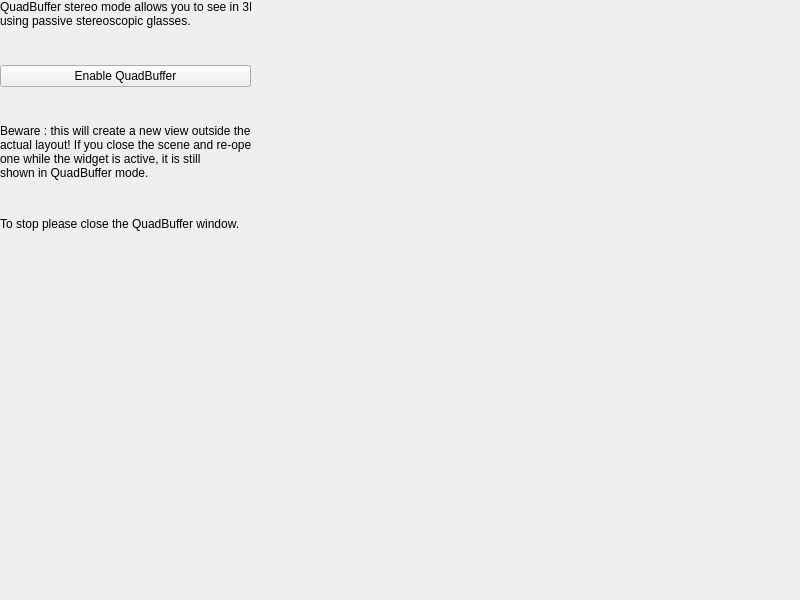
<?xml version="1.0" encoding="UTF-8"?>
<ui version="4.0">
 <class>QuadBufferDisplay</class>
 <widget class="QWidget" name="QuadBufferDisplay">
  <property name="geometry">
   <rect>
    <x>0</x>
    <y>0</y>
    <width>800</width>
    <height>600</height>
   </rect>
  </property>
  <property name="windowTitle">
   <string>QuadBufferDisplay</string>
  </property>
  <widget class="QWidget" name="verticalLayoutWidget">
   <property name="geometry">
    <rect>
     <x>0</x>
     <y>0</y>
     <width>251</width>
     <height>231</height>
    </rect>
   </property>
   <layout class="QVBoxLayout" name="verticalLayout">
    <item>
     <widget class="QLabel" name="label">
      <property name="autoFillBackground">
       <bool>false</bool>
      </property>
      <property name="text">
       <string>QuadBuffer stereo mode allows you to see in 3D
using passive stereoscopic glasses.</string>
      </property>
     </widget>
    </item>
    <item>
     <spacer name="verticalSpacer">
      <property name="orientation">
       <enum>Qt::Vertical</enum>
      </property>
      <property name="sizeHint" stdset="0">
       <size>
        <width>20</width>
        <height>40</height>
       </size>
      </property>
     </spacer>
    </item>
    <item>
     <widget class="QPushButton" name="pushButton">
      <property name="text">
       <string>Enable QuadBuffer</string>
      </property>
     </widget>
    </item>
    <item>
     <spacer name="verticalSpacer_2">
      <property name="orientation">
       <enum>Qt::Vertical</enum>
      </property>
      <property name="sizeHint" stdset="0">
       <size>
        <width>20</width>
        <height>40</height>
       </size>
      </property>
     </spacer>
    </item>
    <item>
     <widget class="QLabel" name="label_2">
      <property name="text">
       <string>Beware : this will create a new view outside the
actual layout! If you close the scene and re-open
one while the widget is active, it is still
shown in QuadBuffer mode. </string>
      </property>
     </widget>
    </item>
    <item>
     <spacer name="verticalSpacer_3">
      <property name="orientation">
       <enum>Qt::Vertical</enum>
      </property>
      <property name="sizeHint" stdset="0">
       <size>
        <width>20</width>
        <height>40</height>
       </size>
      </property>
     </spacer>
    </item>
    <item>
     <widget class="QLabel" name="label_3">
      <property name="text">
       <string>To stop please close the QuadBuffer window.</string>
      </property>
     </widget>
    </item>
   </layout>
  </widget>
 </widget>
 <resources/>
 <connections/>
</ui>
